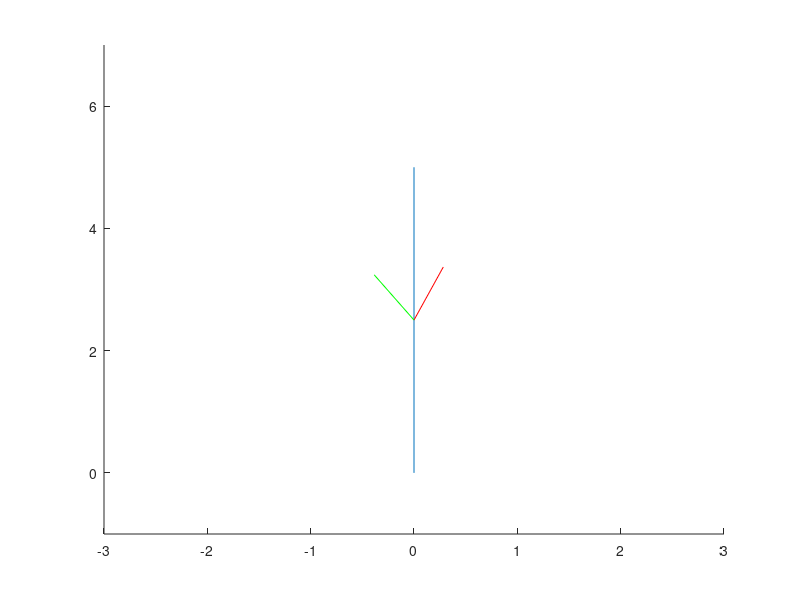

This figure's MATLAB source: (Note: this script raises an error after producing the figure.)
%%  Simulate the physical system -- Stickman
clear
close all

%initialize RNG
rng(1,'twister');

%constants
STICK_LEN = 5; %length in axis of rotation
STICK_RATIOS = [.5, .5]; ARM_RATIOS =[ .2, .2]; % ratio to len (arms-intersection, armr, arml)

%Occlusion caused by following - scaled by distance from camera
OCCLUDE_RADIUS = 0.1; %Only for the ends
OCCLUDE_WIDTH = 0; %For the arms and the stick - considering cylinder

start_arms_angles = [45, -45]; %degrees

vel_stick_rotation = [5 0]; %(mean, std) deg/frame

arm_rot = [0 5; 0 5]; %(mean,std) gauss to sample rotation speed
no_arms = 2; %number of arms

% points that are projected are two ends of the stick
% state of stick - apart from constants
% assuming a coordinate axis with origin at end 1 and z direction pointing
% pointing towards end1 and x in arm-left

%initialiaze stick-man
theta = start_arms_angles'; %angle between each of the arms and stick
stick_ends = [0 0 0; 0 0 STICK_LEN]'; %3d pos of stick in own frame
phi = 0; %angle of the stick's xy plane to that of world
arm_starts = zeros(3, no_arms);
arm_ends = zeros(3, no_arms);
for i =1:no_arms
    arm_starts(:,i) = (stick_ends(:,2)-stick_ends(:,1)).*STICK_RATIOS(i);
    arm_ends(:,i) =  arm_starts(:,i) + (STICK_LEN*ARM_RATIOS(i)) ...
                        .* [cosd(90-theta(i)) 0 sind(90-theta(i))]';
end


%Tracking initials
lengths = STICK_LEN * [1; STICK_RATIOS(1); ARM_RATIOS(1)];
chosen_cam = 1;

total_frame=10;
%start STICK-MAN dynamics
for cur_frame=0:total_frame

translation_1 = [0 -5 0]'; %translation from stick origin to world in world coor

%rotate stick - according to velocity subject to less than 360
phi = mod(phi + vel_stick_rotation(1) + vel_stick_rotation(2)*randn(),360);
%rotate by phi
phi_rot = [cosd(-phi) -sind(-phi) 0;
           sind(-phi) cosd(-phi)  0;
                0       0        1];
            
%change theta - or  start waving
% theta = [start_arms_angles(1)+theta_del start_arms_angles(2)-theta_del];
theta = theta + arm_rot(:,1) + arm_rot(:,2) .* randn(size(theta));

%TODO: generalize
%checks that arms don't rotate around towards the end for either end
if theta(1)>179 
    theta(1)=179;
elseif theta(1)<1
        theta(1)=1;
end

if theta(2)<-179 
    theta(2)=-179;
elseif theta(2)>-1
        theta(2)=-1;
end

%currently the stick-ends are fixed - could make it a random walk later
stick_ends = [0 0 0; 0 0 STICK_LEN]';

arm_starts = zeros(3, no_arms);
arm_ends = zeros(3, no_arms);

for i = 1:no_arms
    arm_starts(:,i) = (stick_ends(:,2)-stick_ends(:,1)).*STICK_RATIOS(i);
    arm_ends(:,i) =  arm_starts(:,i) + (STICK_LEN*ARM_RATIOS(i)) ...
                        .* [cosd(90-theta(i)) 0 sind(90-theta(i))]';
end            
           
%change to world frame
world_stick_ends = phi_rot*stick_ends + repmat(translation_1,1,no_arms);
world_arm_starts = phi_rot*arm_starts + repmat(translation_1,1,no_arms);
world_arm_ends = phi_rot*arm_ends + repmat(translation_1,1,no_arms);

    
%draw - orthographic projection
clf
figure(2)
xlim([-3 3]);
ylim([-1 7]);
line([world_stick_ends(1,1);world_stick_ends(1,2)],...
       [world_stick_ends(3,1);world_stick_ends(3,2)]);
   color_name=[];
   for i=1:no_arms
    hold on
    if mod(i,2)
        color_name='r';
    else
        color_name='g';
    end
    
    line([[world_arm_starts(1,i)]'; [world_arm_ends(1,i)]'], ...
        [[world_arm_starts(3,i)]'; [world_arm_ends(3,i)]'], 'Color', color_name);
    
   end
   
   pause(0.3)   
end

%only care about the image of these 3d homogenous points
care_points = [world_stick_ends world_arm_ends;...
               ones(1,size(world_stick_ends,2)+...
               size(world_arm_ends,2))];



%% Camera1 projection - pinhole
f1 = 0.005;
camera1_mat = [f1 0 0 0;
              0 f1 0 0;
              0 0 1 0];
%about x-axis
camera1_rot  = [1    0       0
               0 cosd(90) -sind(90)
               0 sind(90)  cosd(90)];           
                                                    
cam1_to_world = [0 0 0]';

transform_cam1_frame = [[camera1_rot; zeros(1,3)] [cam1_to_world; 1]];

%project point to camera space
point_cam1_3d = transform_cam1_frame * care_points;
project_mat_cam1 = camera1_mat * eye(size(transform_cam1_frame));
point_cam1_2d = camera_project(point_cam1_3d, project_mat_cam1, OCCLUDE_RADIUS);

%display view
figure, scatter(point_cam1_2d(1,:), point_cam1_2d(2,:));

%% Camera projection2 - pinhole
f2 = 0.005;
camera2_mat = [f2 0 0 0;
              0 f2 0 0;
              0 0 1 0];
           
%about y-axis and z
camera2_rot  = [cosd(90) sind(90) 0;
              -sind(90) cosd(90) 0;
               0         0       1] * ...
              [cosd(90)     0          -sind(90)
               0            1           0
               sind(90)     0           cosd(90)];
                        
cam2_to_world = [5 -3 5]';

%care about points
% care_points = [world_stick_ends world_arm_starts world_arm_ends;...
%                 ones(1,size(world_stick_ends,2)+...
%                 size(world_arm_ends,2)+size(world_arm_starts,2))];

transform_cam2_frame = [[camera2_rot; zeros(1,3)] [cam2_to_world; 1]];

%project point to camera space
point_cam2_3d = transform_cam2_frame * care_points;
project_mat_cam2 = camera2_mat * eye(size(transform_cam2_frame));
point_cam2_2d = camera_project(point_cam2_3d, project_mat_cam2, OCCLUDE_RADIUS);

%display view from camera
figure, scatter(point_cam2_2d(1,:), point_cam2_2d(2,:));


%% Tracking

% Sensor Selection acc to the paper

if chosen_cam==1
    measure_pts = point_cam1_2d;
    measure_f = f1;
else
    measure_pts = point_cam2_2d;
    measure_f = f2;
end


if (sum(isInf(measure_pts(:))) > 0)
    cam2world_miss();    
else
    measure_3d = cam2world(measure_pts, measure_f);
end


pred_state = prev_state + [0; cur_state(end); 0; 0; 0];

%Correct with measurement
if (sum(isInf(measure_pts(:))) > 0)
    correct_state = pred_state;
else
    measure_state = state_est(measure_pts);
    if frame>1
        correct_state(end) = measure_state(2) - prev_state(2);
    end
    %presently, just set corrected the same as measured
    correct_state(1:end-1) = measure_state;
end

angle_of_interest = correct_state(3) + correct_state(4);


stat_vector = [stat_vector; chosen_cam, angle_of_interest, truth_angle];
    